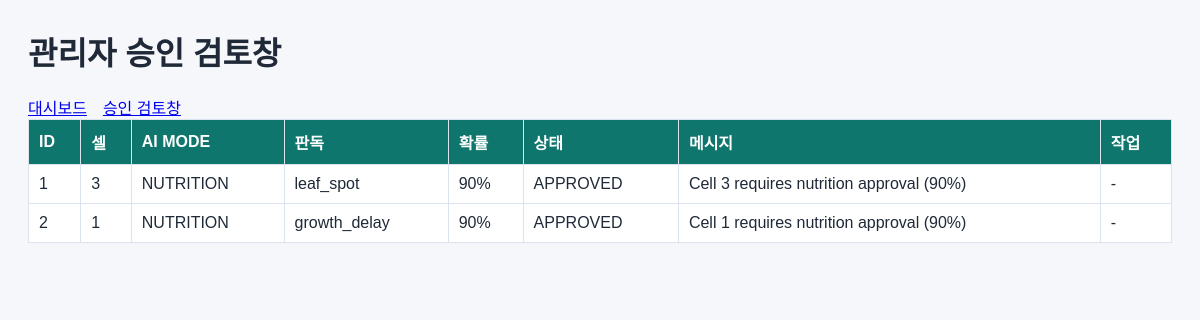
Screenshot of /approvals with the database file from the repository.
### tables this page shows
CREATE TABLE approvals (
  id INTEGER PRIMARY KEY AUTOINCREMENT,
  ai_reading_id INTEGER NOT NULL,
  cell_id INTEGER NOT NULL,
  requested_at TEXT NOT NULL DEFAULT CURRENT_TIMESTAMP,
  approval_status TEXT NOT NULL DEFAULT 'PENDING' CHECK (approval_status IN ('PENDING', 'APPROVED', 'REJECTED')),
  review_message TEXT NOT NULL,
  approved_by TEXT,
  approved_at TEXT,
  FOREIGN KEY (ai_reading_id) REFERENCES ai_readings(id) ON DELETE CASCADE,
  FOREIGN KEY (cell_id) REFERENCES cells(id) ON DELETE CASCADE
);

CREATE TABLE ai_readings (
  id INTEGER PRIMARY KEY AUTOINCREMENT,
  cell_id INTEGER NOT NULL,
  sensor_log_id INTEGER,
  detected_at TEXT NOT NULL DEFAULT CURRENT_TIMESTAMP,
  ai_mode TEXT NOT NULL CHECK (ai_mode IN ('OBSERVE', 'NUTRITION', 'NORMAL')),
  disease_area TEXT CHECK (disease_area IN ('LEAF', 'ROOT', 'STEM', 'FRUIT')),
  disease_name TEXT NOT NULL DEFAULT 'NORMAL',
  disease_probability INTEGER NOT NULL CHECK (disease_probability BETWEEN 0 AND 100),
  risk_level TEXT NOT NULL CHECK (risk_level IN ('NORMAL', 'WARNING', 'DANGER')),
  recommended_task TEXT NOT NULL DEFAULT 'NONE' CHECK (recommended_task IN ('NONE', 'OBSERVE', 'NUTRITION')),
  ai_message TEXT,
  FOREIGN KEY (cell_id) REFERENCES cells(id) ON DELETE CASCADE,
  FOREIGN KEY (sensor_log_id) REFERENCES sensor_logs(id) ON DELETE SET NULL
);

### app.py (the view)
@app.get("/approvals", response_class=HTMLResponse)
def approvals_page(request: Request):
    with db() as conn:
        rows = conn.execute("""
            SELECT
                ap.*,
                ar.disease_name,
                ar.disease_probability,
                ar.ai_mode
            FROM approvals ap
            JOIN ai_readings ar
                ON ar.id = ap.ai_reading_id
            ORDER BY ap.requested_at DESC
        """).fetchall()
    return templates.TemplateResponse(
        "approvals.html",
        {
            "request": request,
            "approvals": rows
        }
    )

### app.py (called while the page is built)
def db() -> sqlite3.Connection:# 데이터베이스 연결 함수
    conn = sqlite3.connect(str(DB_PATH))
    conn.row_factory = sqlite3.Row
    conn.execute("PRAGMA foreign_keys = ON")
    return conn

### templates/approvals.html
<!doctype html>
<html lang="ko">
<head><meta charset="utf-8"><title>관리자 승인 검토창</title><link rel="stylesheet" href="/static/style.css"></head>
<body>
<h1>관리자 승인 검토창</h1>
<nav><a href="/">대시보드</a><a href="/approvals">승인 검토창</a></nav>
<table>
<thead><tr><th>ID</th><th>셀</th><th>AI MODE</th><th>판독</th><th>확률</th><th>상태</th><th>메시지</th><th>작업</th></tr></thead>
<tbody>
{% for a in approvals %}
<tr>
<td>{{ a.id }}</td><td>{{ a.cell_id }}</td><td>{{ a.ai_mode }}</td><td>{{ a.disease_name }}</td><td>{{ a.disease_probability }}%</td><td>{{ a.approval_status }}</td><td>{{ a.review_message }}</td>
<td>
{% if a.approval_status == 'PENDING' %}
<form action="/approval/{{ a.id }}/approve" method="post"><input name="approved_by" value="admin"><button>승인</button></form>
<form action="/approval/{{ a.id }}/reject" method="post"><input name="approved_by" value="admin"><button class="secondary">반려</button></form>
{% else %}-{% endif %}
</td>
</tr>
{% endfor %}
</tbody></table>
</body></html>

### static/style.css (style rules this page uses)
body { font-family:Arial, sans-serif;margin:28px;background:#f5f7fb;color:#1f2937 }
nav a { margin-right:16px }
table { width:100%;border-collapse:collapse;background:white }
th,td { border:1px solid #dbe3ef;padding:10px;text-align:left }
th { background:#0f766e;color:white }

### rows the page displays
approvals: id "1", cell_id "3", ai_mode "NUTRITION", disease_name "leaf_spot", disease_probability "90", approval_status "APPROVED", review_message "Cell 3 requires nutrition approval (90%)"
approvals: id "2", cell_id "1", ai_mode "NUTRITION", disease_name "growth_delay", disease_probability "90", approval_status "APPROVED", review_message "Cell 1 requires nutrition approval (90%)"
